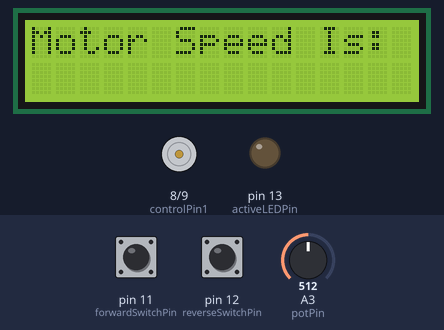
Bench run of a sketch on a simulated Arduino Uno, built with avr-gcc and run on an emulated ATmega328P. Shown: 16×2 character LCD, motor-driver pin pairs drawn as motors (green arrow = first pin HIGH = forward, orange = second pin HIGH = backward, longer = more drive, scaled by the enable pin), output pins drawn as LEDs (lit = HIGH). The test bench sets the inputs (shaded band); at power-on: pin 12 (reverseSwitchPin) LOW, pin 11 (forwardSwitchPin) LOW, A3 (potPin) = 512.

Above: at 1.2 s.
1.3 s: pin 12 (reverseSwitchPin) pulled HIGH for 0.15 s
At 2.7 s:
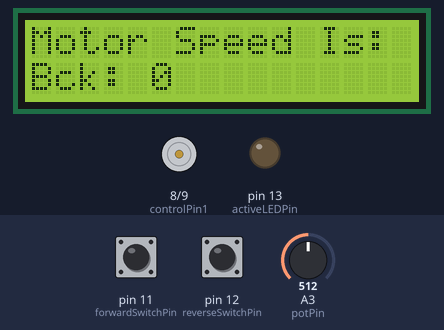
3.0 s: pin 11 (forwardSwitchPin) pulled HIGH for 0.15 s
At 4.3 s:
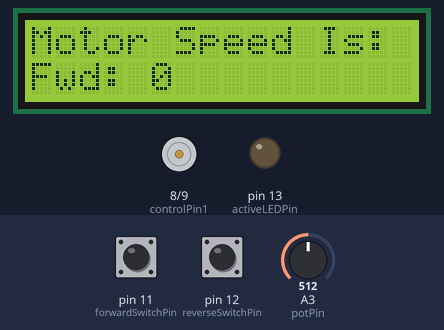
4.7 s: pin 11 (forwardSwitchPin) pulled HIGH for 1 s
At 5.5 s:
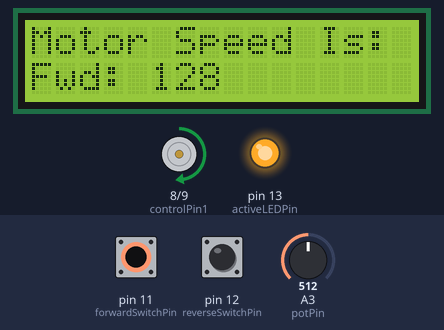
7.2 s: pin 11 (forwardSwitchPin) pulled HIGH for 3.2 s
At 10.8 s:
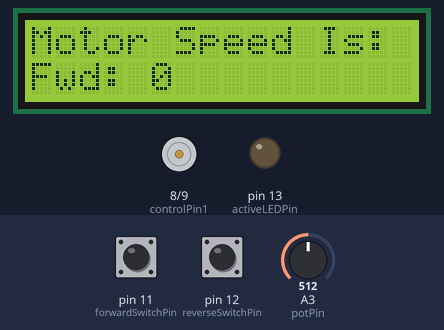
11.9 s: pin 12 (reverseSwitchPin) pulled HIGH for 1 s
At 12.8 s:
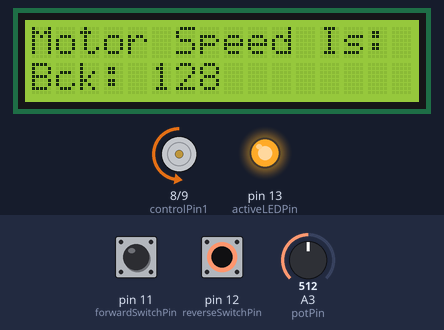
Timing chart, 0 to 14.9 s (numbered marks = the images above; inputs shaded):
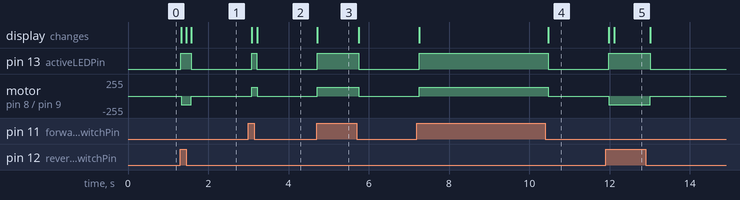

Measured:
- after the input at 1.3 s, pin 13 (activeLEDPin): LOW → HIGH at once, → LOW 0.26 s later; motor on pin 8 (controlPin1) / pin 9 (controlPin2): stopped → backward 128/255 at once, → stopped 0.26 s later; the display: first changes at once (image 1 shows a later state)
- after the input at 3.0 s, pin 13 (activeLEDPin): LOW → HIGH after 0.08 s, → LOW 0.13 s later; motor on pin 8 (controlPin1) / pin 9 (controlPin2): stopped → forward 128/255 after 0.09 s, → stopped 0.13 s later; the display: first changes after 0.09 s (image 2 shows a later state)
- after the input at 4.7 s, pin 13 (activeLEDPin): LOW → HIGH at once, → LOW 1.0 s later; motor on pin 8 (controlPin1) / pin 9 (controlPin2): stopped → forward 128/255 at once, → stopped 1.0 s later; the display: changes at once (image 3)
- after the input at 7.2 s, pin 13 (activeLEDPin): LOW → HIGH after 0.05 s, → LOW 3.2 s later; motor on pin 8 (controlPin1) / pin 9 (controlPin2): stopped → forward 128/255 after 0.06 s, → stopped 3.2 s later; the display: first changes after 0.06 s (image 4 shows a later state)
- after the input at 11.9 s, pin 13 (activeLEDPin): LOW → HIGH after 0.08 s, → LOW 1.0 s later; motor on pin 8 (controlPin1) / pin 9 (controlPin2): stopped → backward 128/255 after 0.08 s, → stopped 1.0 s later; the display: first changes after 0.08 s (image 5 shows a later state)

The sketch:

Showcase_Uncommented.ino
```cpp
#include <LiquidCrystal.h>
int const potPin = A3;
int const controlPin1 = 8;
int const controlPin2 = 9;
int const enablePin = 10;
int const forwardSwitchPin = 11;
int const reverseSwitchPin = 12;
int const activeLEDPin = 13;
LiquidCrystal lcd(7, 6, 5, 4, 3, 2);

int potVal = 0;
int forwardSwitchState = 0;
int prevForwardSwitchState = 0;
int reverseSwitchState = 0;
int prevReverseSwitchState = 0;
int motorEnabled = 0;
int prevMotorSpeed = 0;
int motorSpeed = 0;
int motorDirection = 1;


void setup() {
  lcd.begin(16, 2);
  pinMode(controlPin1, OUTPUT);
  pinMode(controlPin2, OUTPUT);
  pinMode(enablePin, OUTPUT);
  pinMode(forwardSwitchPin, INPUT);
  pinMode(reverseSwitchPin, INPUT);
  pinMode(activeLEDPin, OUTPUT);

  digitalWrite(enablePin, LOW);

  lcd.clear();
  lcd.print("Motor Speed Is:");
}

void loop() {


  delay(125);
  forwardSwitchState = digitalRead(forwardSwitchPin);
  reverseSwitchState = digitalRead(reverseSwitchPin);
  potVal = analogRead(potPin);

  motorSpeed = potVal / 4;

  /* motor Direction detection, checks for direction
   * and sets a variable to fwd or bck. That variable
   * is passed to the printLCD function.
   */

  String motorDirectionText;
  if (motorDirection == 1) {
    motorDirectionText = "Fwd: ";
  }
  else if (motorDirection == 0) {
    motorDirectionText = "Bck: ";
  }

  if (forwardSwitchState != prevForwardSwitchState) {
    if (forwardSwitchState == HIGH) {
      motorDirection = 1;
      motorEnabled = 1;
      digitalWrite(activeLEDPin, HIGH);
      printLCD(motorSpeed, prevMotorSpeed, motorDirectionText);
    }
    else if (forwardSwitchState == LOW) {
      digitalWrite(activeLEDPin, LOW);
      motorEnabled = 0;
      motorSpeed = 0;
      printLCD(motorSpeed, prevMotorSpeed, motorDirectionText);
    }
  }
  else if (reverseSwitchState != prevReverseSwitchState) {
    if (reverseSwitchState == HIGH) {
      motorDirection = 0;
      motorEnabled = 1;
      digitalWrite(activeLEDPin, HIGH);
      printLCD(motorSpeed, prevMotorSpeed, motorDirectionText);
    }
    else if (reverseSwitchState == LOW) {
      motorEnabled = 0;
      digitalWrite(activeLEDPin, LOW);
      motorSpeed = 0;
      printLCD(motorSpeed, prevMotorSpeed, motorDirectionText);
    }
  }
  if (forwardSwitchState == prevForwardSwitchState) {
    if (forwardSwitchState == HIGH) {
      printLCD(motorSpeed, prevMotorSpeed, motorDirectionText);
    }
  }
  if (reverseSwitchState == prevReverseSwitchState) {
    if (reverseSwitchState == HIGH) {
      printLCD(motorSpeed, prevMotorSpeed, motorDirectionText);
    }
  }
  if (motorDirection == 1) {
    digitalWrite(controlPin1, HIGH);
    digitalWrite(controlPin2, LOW);
    motorDirectionText = "Fwd: ";
  }
  else if (motorDirection == 0) {
    digitalWrite(controlPin1, LOW);
    digitalWrite(controlPin2, HIGH);
    motorDirectionText = "Bck: ";
  }


  if (motorEnabled == 1) {
    analogWrite(enablePin, motorSpeed);
  }
  else {
    analogWrite(enablePin, 0);
  }

  prevForwardSwitchState = forwardSwitchState;
  prevReverseSwitchState = reverseSwitchState;
  prevMotorSpeed = motorSpeed;
}
void printLCD(int newMotorSpeed, int prevMotorSpeed, String motorText) {
    lcd.setCursor(0,1);
    lcd.print("                ");
    lcd.setCursor(0,1);
    lcd.print(motorText);
    lcd.print(newMotorSpeed);
}
```
